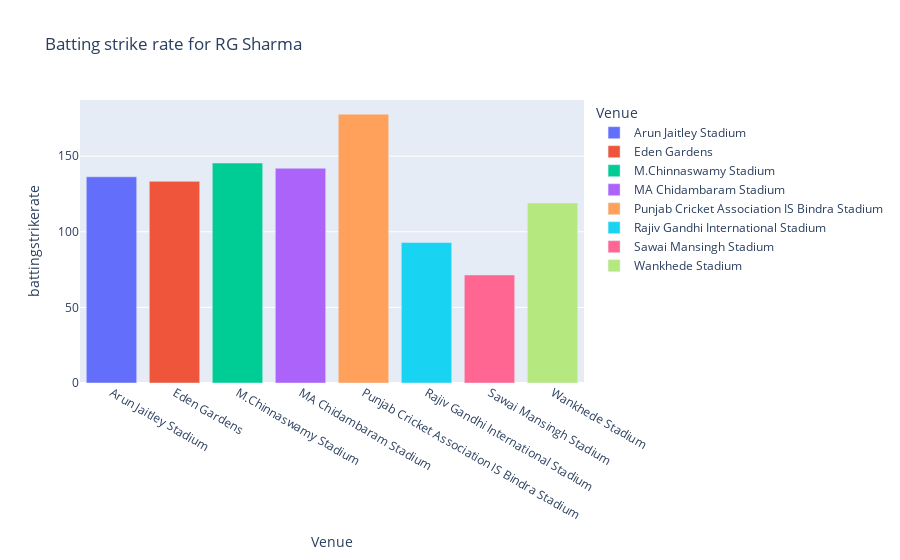

Notebook source saved alongside this figure:
### Code cell
import pandas as pd
import matplotlib.pyplot as plt
import plotly.express as px


# Read in the data
df = pd.read_csv('data/2019_ipl_ball_by_ball.csv')

# Filter the data for Yuvraj Singh only
yuvi_df = df[df['batter'] == 'RG Sharma']

# Calculate the batting strike rate at each venue for Yuvraj Singh
balls_faced = yuvi_df.groupby(['Venue'])['batter'].count()
runs_scored = yuvi_df.groupby(['Venue'])['batsman_run'].sum()
batting_sr_df = (runs_scored / balls_faced) * 100

batting_sr_df = batting_sr_df.reset_index()

#print(batting_avg_df)
#print(batting_sr_df)


batting_sr_df = batting_sr_df.rename(columns={0: 'battingstrikerate'})

#print(batting_sr_df)


# Create the Plotly graph
fig = px.bar(batting_sr_df, x='Venue', y='battingstrikerate', color='Venue', title='Batting strike rate for RG Sharma')
fig.show()

# Plot the batting strike rate at each venue for Yuvraj Singh
# plt.bar(batting_sr_df.index, batting_sr_df.values)
# plt.title("Batting Strike Rate for Yuvraj Singh at Each Venue")
# plt.xlabel("Venue")
# plt.ylabel("Batting Strike Rate")
# plt.xticks(rotation=90)

# plt.show()

### Figure 1 — Plotly figure (JSON) as saved in the notebook; plotly's stock layout.template omitted (floating-point values rounded to 4 significant figures)
{"data": [{"alignmentgroup": "True", "hovertemplate": "Venue=%{x}<br>battingstrikerate=%{y}<extra></extra>", "legendgroup": "Arun Jaitley Stadium", "marker": {"color": "#636efa", "pattern": {"shape": ""}}, "name": "Arun Jaitley Stadium", "offsetgroup": "Arun Jaitley Stadium", "orientation": "v", "showlegend": true, "textposition": "auto", "type": "bar", "x": ["Arun Jaitley Stadium"], "xaxis": "x", "y": [136.4], "yaxis": "y"}, {"alignmentgroup": "True", "hovertemplate": "Venue=%{x}<br>battingstrikerate=%{y}<extra></extra>", "legendgroup": "Eden Gardens", "marker": {"color": "#EF553B", "pattern": {"shape": ""}}, "name": "Eden Gardens", "offsetgroup": "Eden Gardens", "orientation": "v", "showlegend": true, "textposition": "auto", "type": "bar", "x": ["Eden Gardens"], "xaxis": "x", "y": [133.3], "yaxis": "y"}, {"alignmentgroup": "True", "hovertemplate": "Venue=%{x}<br>battingstrikerate=%{y}<extra></extra>", "legendgroup": "M.Chinnaswamy Stadium", "marker": {"color": "#00cc96", "pattern": {"shape": ""}}, "name": "M.Chinnaswamy Stadium", "offsetgroup": "M.Chinnaswamy Stadium", "orientation": "v", "showlegend": true, "textposition": "auto", "type": "bar", "x": ["M.Chinnaswamy Stadium"], "xaxis": "x", "y": [145.5], "yaxis": "y"}, {"alignmentgroup": "True", "hovertemplate": "Venue=%{x}<br>battingstrikerate=%{y}<extra></extra>", "legendgroup": "MA Chidambaram Stadium", "marker": {"color": "#ab63fa", "pattern": {"shape": ""}}, "name": "MA Chidambaram Stadium", "offsetgroup": "MA Chidambaram Stadium", "orientation": "v", "showlegend": true, "textposition": "auto", "type": "bar", "x": ["MA Chidambaram Stadium"], "xaxis": "x", "y": [142], "yaxis": "y"}, {"alignmentgroup": "True", "hovertemplate": "Venue=%{x}<br>battingstrikerate=%{y}<extra></extra>", "legendgroup": "Punjab Cricket Association IS Bindra Stadium", "marker": {"color": "#FFA15A", "pattern": {"shape": ""}}, "name": "Punjab Cricket Association IS Bindra Stadium", "offsetgroup": "Punjab Cricket Association IS Bindra Stadium", "orientation": "v", "showlegend": true, "textposition": "auto", "type": "bar", "x": ["Punjab Cricket Association IS Bindra Stadium"], "xaxis": "x", "y": [177.8], "yaxis": "y"}, {"alignmentgroup": "True", "hovertemplate": "Venue=%{x}<br>battingstrikerate=%{y}<extra></extra>", "legendgroup": "Rajiv Gandhi International Stadium", "marker": {"color": "#19d3f3", "pattern": {"shape": ""}}, "name": "Rajiv Gandhi International Stadium", "offsetgroup": "Rajiv Gandhi International Stadium", "orientation": "v", "showlegend": true, "textposition": "auto", "type": "bar", "x": ["Rajiv Gandhi International Stadium"], "xaxis": "x", "y": [92.86], "yaxis": "y"}, {"alignmentgroup": "True", "hovertemplate": "Venue=%{x}<br>battingstrikerate=%{y}<extra></extra>", "legendgroup": "Sawai Mansingh Stadium", "marker": {"color": "#FF6692", "pattern": {"shape": ""}}, "name": "Sawai Mansingh Stadium", "offsetgroup": "Sawai Mansingh Stadium", "orientation": "v", "showlegend": true, "textposition": "auto", "type": "bar", "x": ["Sawai Mansingh Stadium"], "xaxis": "x", "y": [71.43], "yaxis": "y"}, {"alignmentgroup": "True", "hovertemplate": "Venue=%{x}<br>battingstrikerate=%{y}<extra></extra>", "legendgroup": "Wankhede Stadium", "marker": {"color": "#B6E880", "pattern": {"shape": ""}}, "name": "Wankhede Stadium", "offsetgroup": "Wankhede Stadium", "orientation": "v", "showlegend": true, "textposition": "auto", "type": "bar", "x": ["Wankhede Stadium"], "xaxis": "x", "y": [119.1], "yaxis": "y"}], "layout": {"barmode": "relative", "legend": {"title": {"text": "Venue"}, "tracegroupgap": 0}, "title": {"text": "Batting strike rate for RG Sharma"}, "xaxis": {"anchor": "y", "categoryarray": ["Arun Jaitley Stadium", "Eden Gardens", "M.Chinnaswamy Stadium", "MA Chidambaram Stadium", "Punjab Cricket Association IS Bindra Stadium", "Rajiv Gandhi International Stadium", "Sawai Mansingh Stadium", "Wankhede Stadium"], "categoryorder": "array", "domain": [0, 1], "title": {"text": "Venue"}}, "yaxis": {"anchor": "x", "domain": [0, 1], "title": {"text": "battingstrikerate"}}}}
